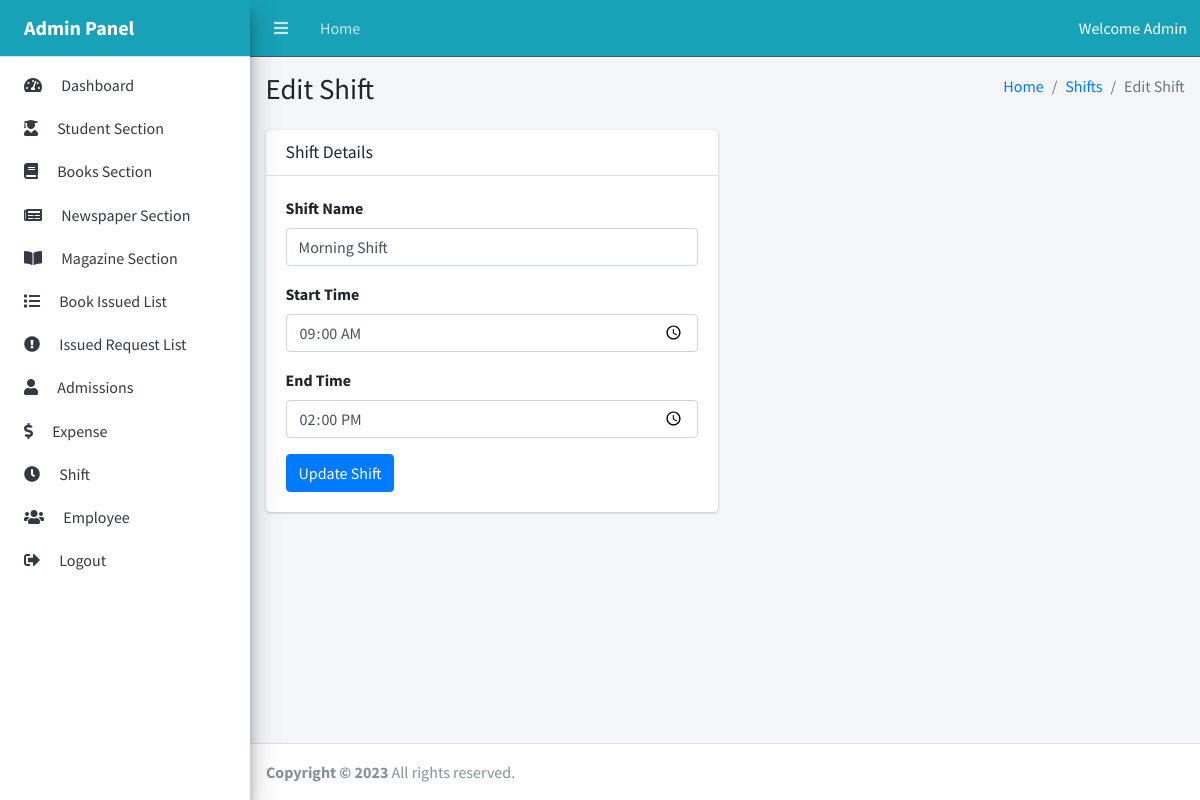
/admin/edit_shift.php?id=1, run on the app's committed database.
### tables this page shows
CREATE TABLE `shifts` (
  `shift_id` int(11) NOT NULL,
  `name` varchar(50) NOT NULL,
  `start_time` time NOT NULL,
  `end_time` time NOT NULL
);

### admin/edit_shift.php (the view, shortened to what this page needs)
<?php
include_once("../connection.php");
if ($_SERVER['REQUEST_METHOD'] === 'POST') {
    $shiftId = $_POST['shift_id'];
    $name = $_POST['name'];
    $startTime = $_POST['start_time'];
    $endTime = $_POST['end_time'];
    $sql = "UPDATE shifts SET name = '$name', start_time = '$startTime', end_time = '$endTime' WHERE shift_id = '$shiftId'";
    $result = mysqli_query($conn, $sql);
    if ($result) {
        header("Location: shift.php");
        exit();
    } else {
        echo "Error: " . mysqli_error($conn);
    }
} else {
    $shiftId = $_GET['id'];
    $sql = "SELECT * FROM shifts WHERE shift_id = '$shiftId'";
    $result = mysqli_query($conn, $sql);
    if ($result && mysqli_num_rows($result) > 0) {
        $shift = mysqli_fetch_assoc($result);
    } else {
        echo "Error: Shift not found";
        exit();
    }
}
?>
<!DOCTYPE html>
<html lang="en">
<?php include_once("includes/head.php"); ?>
<body class="sidebar-mini layout-navbar-fixed layout-fixed">
    <div class="wrapper">
        <?php include_once("includes/header.php"); ?>
        <?php include_once("includes/sidebar.php"); ?>
        <div class="content-wrapper">
            <div class="content-header">
                <div class="container-fluid">
                    <div class="row mb-2">
                        <div class="col-sm-6">
                            <h1 class="m-0">Edit Shift</h1>
                        </div>
                        <div class="col-sm-6">
                            <ol class="breadcrumb float-sm-right">
                                <li class="breadcrumb-item"><a href="/">Home</a></li>
                                <li class="breadcrumb-item"><a href="shift.php">Shifts</a></li>
                                <li class="breadcrumb-item active">Edit Shift</li>
                            </ol>
                        </div>
                    </div>
                </div>
            </div>
            <div class="content">
                <div class="container-fluid">
                    <div class="row">
                        <div class="col-md-6">
                            <div class="card">
                                <div class="card-header">
                                    <h3 class="card-title">Shift Details</h3>
                                </div>
                                <div class="card-body">
                                    <form action="" method="POST">
                                        <div class="form-group">
                                            <label for="name">Shift Name</label>
                                            <input type="text" class="form-control" id="name" name="name" value="<?= $shift['name'] ?>" required>
                                        </div>
                                        <div class="form-group">
                                            <label for="start_time">Start Time</label>
                                            <input type="time" class="form-control" id="start_time" name="start_time" value="<?= $shift['start_time'] ?>" required>
                                        </div>
                                        <div class="form-group">
                                            <label for="end_time">End Time</label>
                                            <input type="time" class="form-control" id="end_time" name="end_time" value="<?= $shift['end_time'] ?>" required>
                                        </div>
                                        <button type="submit" class="btn btn-primary">Update Shift</button>
                                    </form>
                                </div>
                            </div>
                        </div>
                    </div>
                </div>
            </div>
        </div>
        <?php include_once("includes/footer.php"); ?>
    </div>
</body>
</html>

### data on the page
shifts: name "Morning Shift", start_time "09:00:00", end_time "14:00:00"
